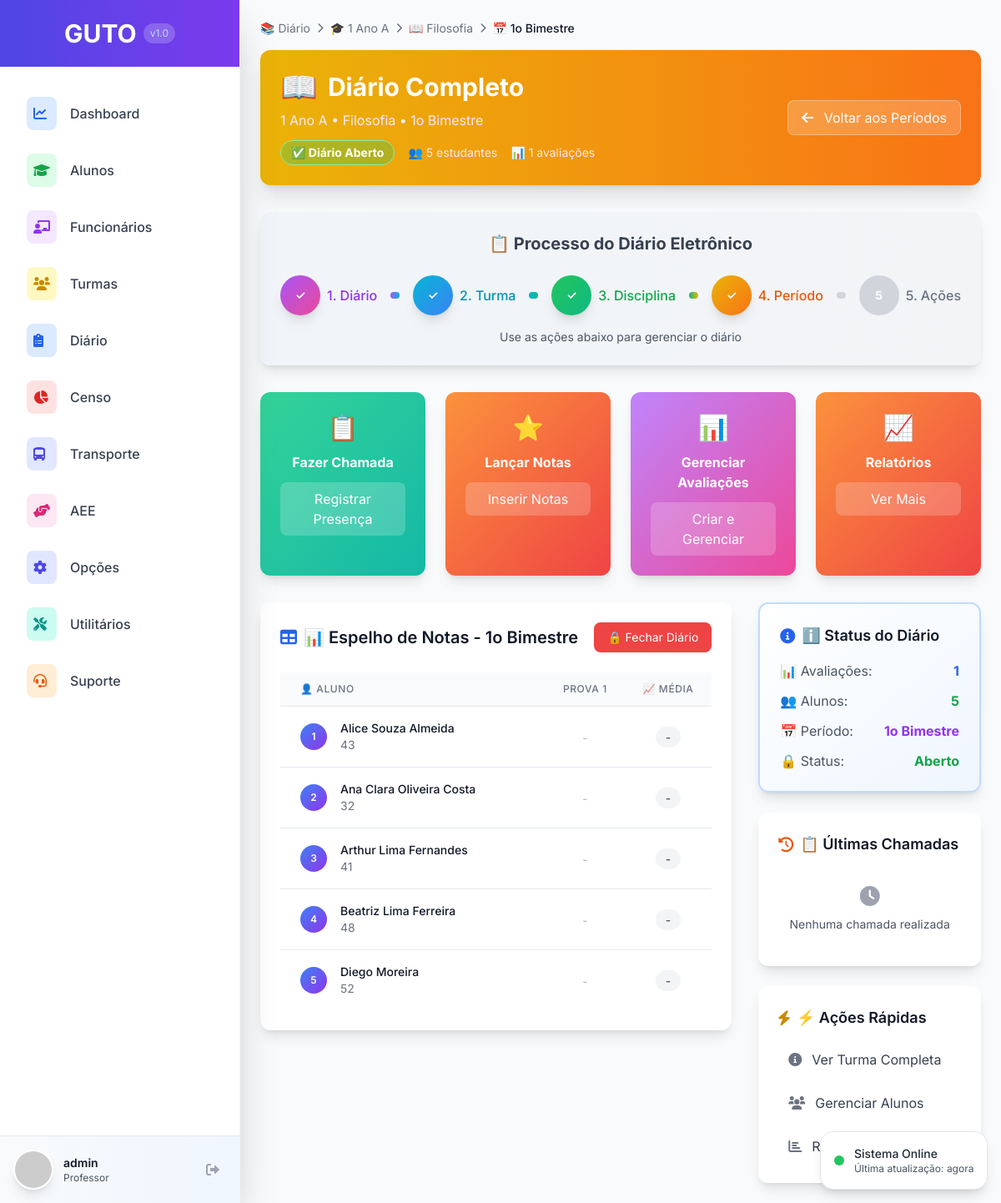
/diario/turma/1/disciplina/5/divisao/5/ (signed in), run on an earlier commit of the app's database.
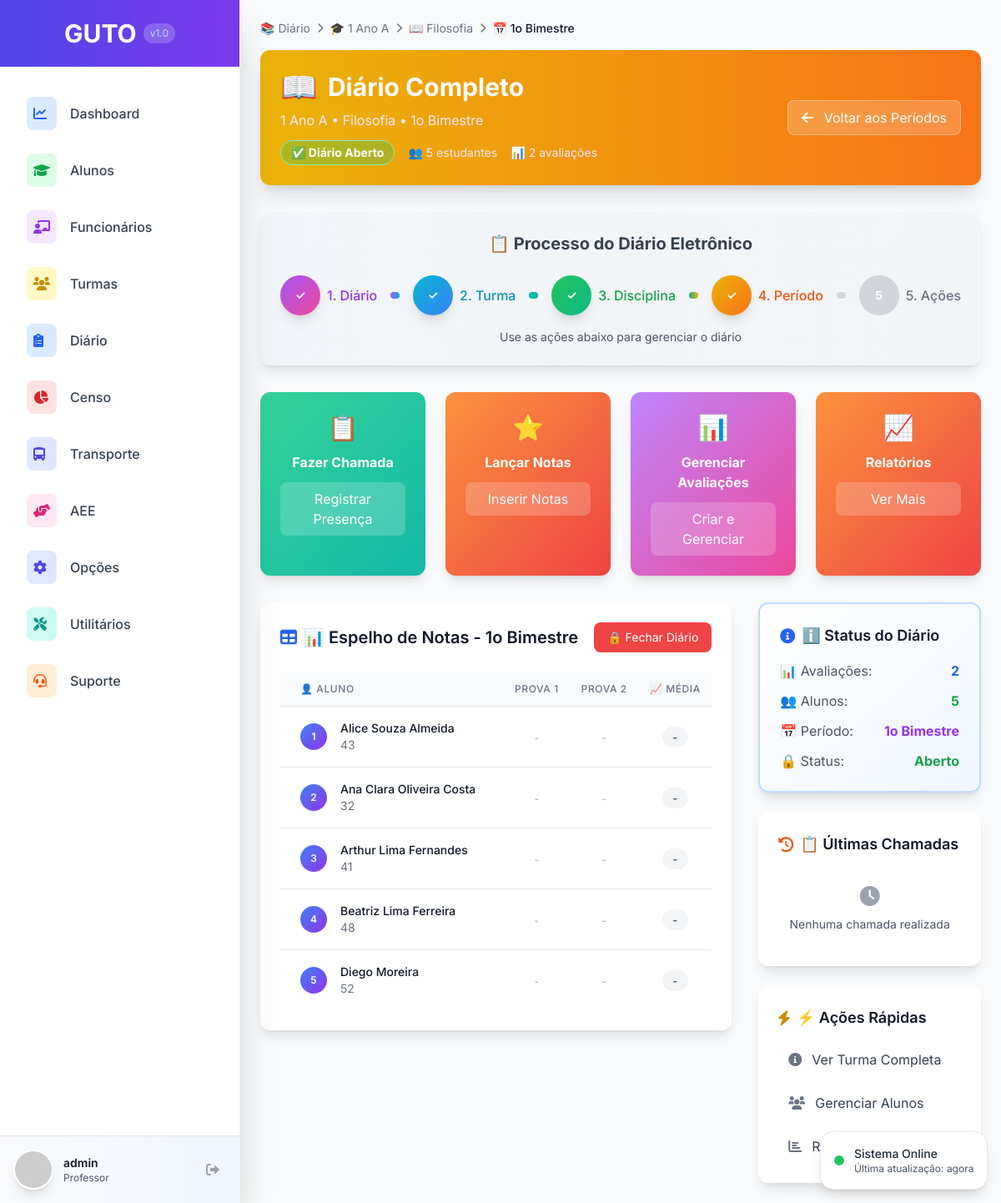
And on a later commit of the database.
### turma/models.py (models this page shows, shortened)
class Avaliacao(models.Model):
    turma = models.ForeignKey(Turma, on_delete=models.CASCADE, related_name='avaliacoes', verbose_name="Turma")
    disciplina = models.ForeignKey(Disciplina, on_delete=models.CASCADE, verbose_name="Disciplina")
    divisao_periodo = models.ForeignKey(DivisaoPeriodoLetivo, on_delete=models.CASCADE, verbose_name="Período")
    tipo_avaliacao = models.ForeignKey(TipoAvaliacao, on_delete=models.CASCADE, verbose_name="Tipo de Avaliação")
    professor = models.ForeignKey(User, on_delete=models.PROTECT, verbose_name="Professor")
    nome = models.CharField(max_length=255, verbose_name="Nome da Avaliação")
    descricao = models.TextField(blank=True, null=True, verbose_name="Descrição")
    data_aplicacao = models.DateField(verbose_name="Data de Aplicação")
    valor_maximo = models.DecimalField(max_digits=4, decimal_places=2, default=10.00, verbose_name="Valor Máximo")
    peso = models.DecimalField(max_digits=3, decimal_places=1, default=1.0, verbose_name="Peso")
    ativo = models.BooleanField(default=True, verbose_name="Avaliação Ativa")
    notas_lancadas = models.BooleanField(default=False, verbose_name="Notas Lançadas")
    data_criacao = models.DateTimeField(auto_now_add=True, verbose_name="Data de Criação")
    data_atualizacao = models.DateTimeField(auto_now=True, verbose_name="Última Atualização")
    class Meta:
        verbose_name = "Avaliação"
        verbose_name_plural = "Avaliações"
        ordering = ['-data_aplicacao', 'nome']

### alunos/models.py (models this page shows, shortened)
class Aluno(models.Model):
    SEXO_CHOICES = [
        ('M', 'Masculino'),
        ('F', 'Feminino'),
    ]
    TIPO_ARQUIVO_CHOICES = [
        ('CORRENTE', 'Arquivo Corrente'),
        ('PERMANENTE', 'Arquivo Permanente'),
    ]
    codigo = models.AutoField(primary_key=True, verbose_name="Código")
    nome = models.CharField(max_length=255, verbose_name="Nome Completo")
    nome_social = models.CharField(max_length=255, blank=True, null=True, verbose_name="Nome Social")
    data_nascimento = models.DateField(verbose_name="Data de Nascimento")
    sexo = models.CharField(max_length=1, choices=SEXO_CHOICES, verbose_name="Sexo")
    nome_mae = models.CharField(max_length=255, blank=True, null=True, verbose_name="Nome da Mãe")
    nome_pai = models.CharField(max_length=255, blank=True, null=True, verbose_name="Nome do Pai")
    mae_nao_declarada = models.BooleanField(default=False, verbose_name="Mãe não declarada")
    pai_nao_declarado = models.BooleanField(default=False, verbose_name="Pai não declarado")
    aluno_gemeo = models.BooleanField(default=False, verbose_name="Aluno Gêmeo")
    falta_historico_escolar = models.BooleanField(default=False, verbose_name="Falta histórico escolar")
    aluno_exclusivo_aee = models.BooleanField(default=False, verbose_name="Aluno exclusivo de Atividade Complementar/AEE")
    tipo_arquivo = models.CharField(max_length=20, choices=TIPO_ARQUIVO_CHOICES, default='CORRENTE', verbose_name="Tipo de Arquivo")
    lembrete = models.TextField(blank=True, null=True, verbose_name="Lembrete")
    foto = models.ImageField(upload_to='alunos/fotos/', blank=True, null=True, verbose_name="Foto")
    data_cadastro = models.DateTimeField(auto_now_add=True, verbose_name="Data de Cadastro")
    data_atualizacao = models.DateTimeField(auto_now=True, verbose_name="Última Atualização")
    usuario_cadastro = models.ForeignKey(User, on_delete=models.PROTECT, related_name='alunos_cadastrados', verbose_name="Usuário que Cadastrou")
    class Meta:
        verbose_name = "Aluno"
        verbose_name_plural = "Alunos"
        ordering = ['nome']

### diario/views.py (the view)
# urls.py: path('turma/<int:turma_id>/disciplina/<int:disciplina_id>/divisao/<int:divisao_id>/', views.diario_divisao, name='divisao'),
@login_required
def diario_divisao(request, turma_id, disciplina_id, divisao_id):
    turma = get_object_or_404(Turma, pk=turma_id)
    disciplina = get_object_or_404(Disciplina, pk=disciplina_id)
    divisao = get_object_or_404(DivisaoPeriodoLetivo, pk=divisao_id)
    tem_relacao = Avaliacao.objects.filter(turma=turma, disciplina=disciplina).exists() or \
                  AulaRegistrada.objects.filter(turma=turma, disciplina=disciplina).exists()
    if not tem_relacao:
        messages.warning(request, f'A disciplina {disciplina.nome} ainda não tem avaliações ou aulas registradas para a turma {turma.nome}.')
    diario_eletronico, created = DiarioEletronico.objects.get_or_create(
        turma=turma,
        disciplina=disciplina,
        defaults={
            'professor': request.user,
            'data_criacao': timezone.now(),
            'diario_fechado': False
        }
    )
    alunos_turma = turma.get_alunos_enturmados()
    avaliacoes = Avaliacao.objects.filter(
        turma=turma,
        disciplina=disciplina,
        divisao_periodo=divisao
    ).order_by('data_aplicacao')
    notas_por_aluno = {}
    for aluno in alunos_turma:
        notas_dict = {}
        for avaliacao in avaliacoes:
            try:
                nota_avaliacao = NotaAvaliacao.objects.get(
                    avaliacao=avaliacao,
                    aluno=aluno
                )
                notas_dict[avaliacao.pk] = nota_avaliacao
            except NotaAvaliacao.DoesNotExist:
                notas_dict[avaliacao.pk] = None
        notas_por_aluno[aluno.pk] = notas_dict
    medias_alunos = {}
    for aluno in alunos_turma:
        notas_validas = []
        for avaliacao in avaliacoes:
            nota_obj = notas_por_aluno[aluno.pk].get(avaliacao.pk)
            if nota_obj and nota_obj.nota is not None:
                notas_validas.append(float(nota_obj.nota))
        if notas_validas:
            media = sum(notas_validas) / len(notas_validas)
            medias_alunos[aluno.pk] = media
        else:
            medias_alunos[aluno.pk] = None
    chamadas = RegistroChamada.objects.filter(
        diario=diario_eletronico,
        data_chamada__isnull=False
    ).order_by('-data_chamada')[:10]  # Últimas 10 chamadas
    context = {
        'turma': turma,
        'disciplina': disciplina,
        'divisao': divisao,
        'diario_eletronico': diario_eletronico,
        'alunos_turma': alunos_turma,
        'avaliacoes': avaliacoes,
        'notas_por_aluno': notas_por_aluno,
        'medias_alunos': medias_alunos,
        'chamadas': chamadas,
        'total_alunos': alunos_turma.count(),
    }
    return render(request, 'diario/diario_divisao.html', context)

### turma/models.py (called while the page is built)
    def get_alunos_enturmados(self):
        from alunos.models import Aluno
        return Aluno.objects.filter(
            enturmacoes__turma=self,
            enturmacoes__ativo=True
        ).select_related('usuario_cadastro', 'documentacao', 'transporte')

### templates/diario/diario_divisao.html (shortened to what the changed rows need)
{% extends 'base.html' %}
{% load custom_filters %}
{% block content %}
<div class="max-w-7xl mx-auto">
    <div class="mb-8">
        <div class="bg-gradient-to-r from-yellow-500 to-orange-500 rounded-xl p-6 text-white shadow-xl">
            <div class="flex items-center justify-between">
                <div>
                    <h1 class="text-3xl font-bold flex items-center">
                        <span class="text-4xl mr-3">📖</span>
                        Diário Completo
                    </h1>
                    <div class="mt-3 flex items-center space-x-4">
                        {% if diario_eletronico.diario_fechado %}
                            <span class="bg-red-500/30 text-white px-3 py-1 rounded-full text-sm font-bold border border-red-300">
                                🔒 Diário Fechado
                            </span>
                        {% else %}
                            <span class="bg-green-500/30 text-white px-3 py-1 rounded-full text-sm font-bold border border-green-300">
                                ✅ Diário Aberto
                            </span>
                        {% endif %}
                        <span class="text-purple-100 text-sm">👥 {{ total_alunos }} estudantes</span>
                        <span class="text-purple-100 text-sm">📊 {{ avaliacoes.count }} avaliações</span>
                    </div>
                </div>
            </div>
        </div>
    </div>
    <div class="mb-8">
        <div class="bg-gradient-to-r from-slate-100 to-gray-100 rounded-xl p-6 shadow-lg">
            <h2 class="text-xl font-bold text-center text-gray-700 mb-6">
                📋 Processo do Diário Eletrônico
            </h2>
        </div>
    </div>
    <div class="grid grid-cols-1 lg:grid-cols-3 gap-8">
        <div class="lg:col-span-2">
            <div class="bg-white rounded-xl shadow-lg p-6">
                <div class="flex items-center justify-between mb-6">
                    <h2 class="text-xl font-semibold text-gray-900 flex items-center">
                        <i class="fas fa-table text-blue-600 mr-2"></i>
                        📊 Espelho de Notas - {{ divisao.nome }}
                    </h2>
                </div>
                {% if avaliacoes and alunos_turma %}
                <div class="overflow-x-auto">
                    <table class="min-w-full divide-y divide-gray-200">
                        <thead class="bg-gray-50">
                            <tr>
                                <th class="px-6 py-3 text-left text-xs font-medium text-gray-500 uppercase tracking-wider">
                                    👤 Aluno
                                </th>
                                {% for avaliacao in avaliacoes %}
                                <th class="px-3 py-3 text-center text-xs font-medium text-gray-500 uppercase tracking-wider">
                                    {{ avaliacao.nome|truncatechars:10 }}
                                    <br>
                                </th>
                                {% endfor %}
                                <th class="px-3 py-3 text-center text-xs font-medium text-gray-500 uppercase tracking-wider">
                                    📈 Média
                                </th>
                            </tr>
                        </thead>
                        <tbody class="bg-white divide-y divide-gray-200">
                            {% for aluno in alunos_turma %}
                            <tr class="hover:bg-gray-50">
                                <td class="px-6 py-4 whitespace-nowrap">
                                    <div class="flex items-center">
                                        <div class="w-8 h-8 bg-gradient-to-br from-blue-500 to-purple-600 rounded-full flex items-center justify-center text-white font-semibold text-xs">
                                            {{ forloop.counter }}
                                        </div>
                                        <div class="ml-4">
                                            <div class="text-sm font-medium text-gray-900">{{ aluno.nome|truncatechars:25 }}</div>
                                            <div class="text-sm text-gray-500">{{ aluno.codigo }}</div>
                                        </div>
                                    </div>
                                </td>
                                {% for avaliacao in avaliacoes %}
                                <td class="px-3 py-4 whitespace-nowrap text-center">
                                    <span class="text-gray-400 text-xs">-</span>
                                </td>
                                {% endfor %}
                                <td class="px-3 py-4 whitespace-nowrap text-center">
                                    <span class="px-3 py-1 rounded-full text-sm font-medium bg-gray-100 text-gray-600">
                                        -
                                    </span>
                                </td>
                            </tr>
                            {% endfor %}
                        </tbody>
                    </table>
                </div>
                {% endif %}
            </div>
        </div>
        <div class="space-y-6">
            <div class="bg-gradient-to-br from-white to-blue-50 border-2 border-blue-200 rounded-xl shadow-lg p-6">
                <div class="space-y-3">
                    <div class="flex justify-between items-center">
                        <span class="text-gray-600">📊 Avaliações:</span>
                        <span class="font-bold text-blue-600">{{ avaliacoes.count }}</span>
                    </div>
                </div>
            </div>
        </div>
    </div>
</div>
</div>
</div>
{% endblock %}

What changed in the data, as far as the page shows it:
added Avaliacao: nome "PROVA 2"
Also different on the page:
{{ avaliacoes.count }}: "1" → "2"
